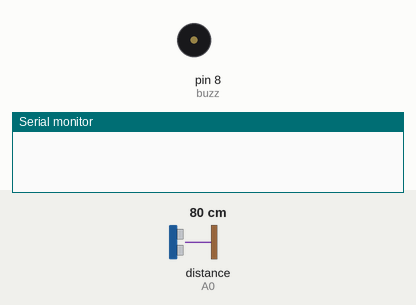
Recording of a sketch running on a simulated Arduino Uno, built with avr-gcc and run on an emulated ATmega328P. Parts: buzzer (waves = sounding, pin HIGH), the last lines printed to the serial monitor. Wiring (inferred from the names in the program): ultrasonic range finder: trigger pin 3; echo A0. Inputs (shaded band) come from the test bench; at power-on: distance to the obstacle (sensor on A0) 80 cm. The echo pulse lasts 58.3 µs per cm; pins used as bus, display or sensor lines are not drawn.

Above: at 1.2 s.
1.3 s: distance to the obstacle (sensor on A0) set to 12 cm
2.8 s: distance to the obstacle (sensor on A0) set to 9 cm
At 3.6 s:
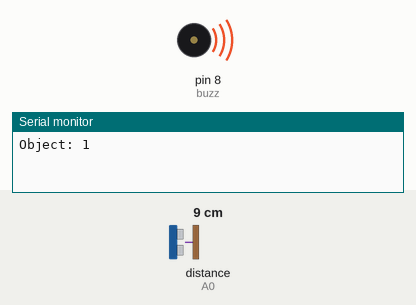
4.4 s: distance to the obstacle (sensor on A0) set to 18 cm
At 5.3 s:
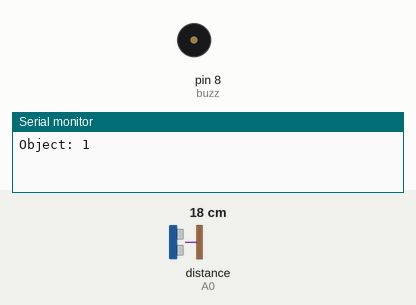
6.0 s: distance to the obstacle (sensor on A0) set to 2 cm
At 7.4 s:
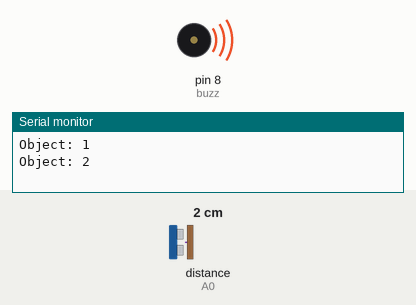
Timing chart, 0 to 8.6 s (numbered marks = the images above; inputs shaded):
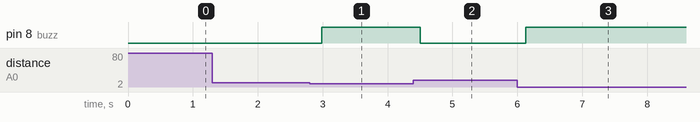

Measured:
- the behaviour switches between 11 and 10 cm on distance to the obstacle (sensor on A0) (found by bisection; images 0 and 1)
- after the input at 1.3 s, every drawn part: stays the same
- after the input at 2.8 s, pin 8 (buzz): LOW → HIGH after 0.19 s
- after the input at 4.4 s, pin 8 (buzz): HIGH → LOW after 0.10 s
- after the input at 6.0 s, pin 8 (buzz): LOW → HIGH after 0.13 s

The sketch:

COUNTER.ino
```cpp
int trig=3;
int echo=A0;
int buzz=8;
long duration;
int distance;
int pstate=0;
int cstate=0;
int count=0;

void setup() {
  pinMode(trig, OUTPUT);
  pinMode(echo, INPUT);
  pinMode(buzz, OUTPUT);
  Serial.begin(9600);
}

void loop() {
  // put your main code here, to run repeatedly:
  digitalWrite(trig, LOW);
  delayMicroseconds(2);
  digitalWrite(trig, HIGH);
  delayMicroseconds(10);
  digitalWrite(trig, LOW);

  duration=pulseIn(echo, HIGH);
  distance=duration*0.034/2;
  delay(100);

  if (distance<10){
    cstate=1;
  }
  else{
    cstate=0;
  }
  if (cstate!=pstate){
    if (cstate==1){
      digitalWrite(buzz,HIGH);
      count=count+1;
      Serial.print("Object: ");
      Serial.println(count);
      pstate=cstate;
    }
    else{
      digitalWrite(buzz,LOW);
      pstate=cstate;
    }
  }
}
```
